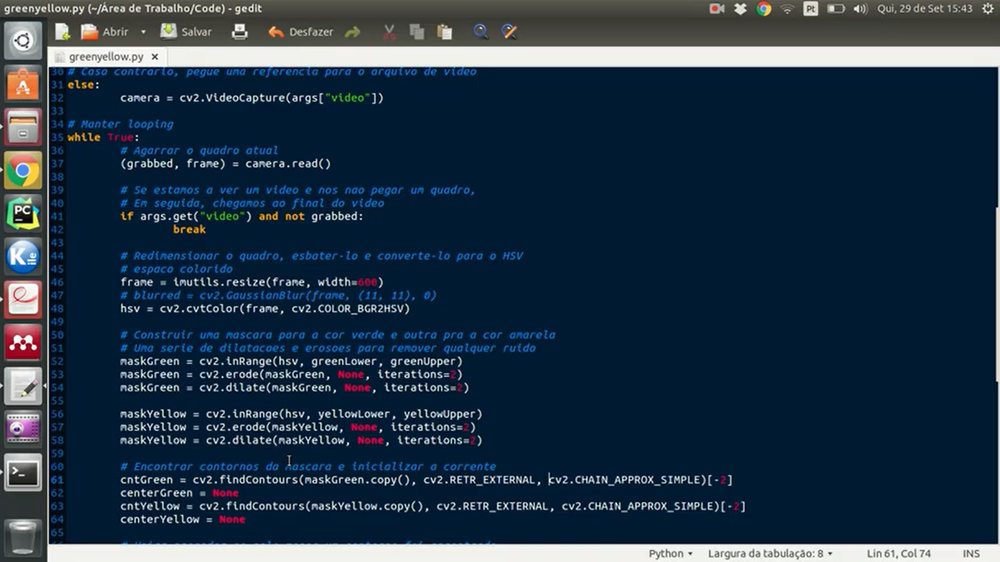
#> input picture IMAGEMCODIGO.png, 1000 x 562 px, shrunk from 1920 x 1080 before the run
$ python colorDetectionV2.py
#> lines starting #> are read from the running program, lines starting #| are printed output that depends on the picture; after the words box and inside, x2 and y2 are one past the last pixel; in counts of white or black regions, pixels touching at a corner belong together
import os
import numpy as np
import cv2

class Controle:

    def menu(self):
        txt = """
        ESCOLHA A COR A SER DETECTADA:
            1-Vermelho
            2-Verde
            3-Azul
            4-sair
        Digite a sua opção
        """
        opcao = int(input(txt))
        return opcao

#FUNÇÃO MAIN PEDE O NOME DA IMAGEM E CONVERTE PARA HSV

    def main(self):
        while True:  #Input e procura do nome da imagem (precisa estar na mesa pasta que o .py)
            img = input("Digite o nome da imagem com a extensao EX: img.ext : ")
#> the answer given: IMAGEMCODIGO.png
            file = os.path.realpath(img)

            global imagem #variável GLOBAL
            imagem = cv2.imread(img)#Lê A imagem
#> imagem is the input picture: shape (562, 1000, 3); mean B, G, R 72, 53.7, 33.4

            #Converte de BGR para HSV
            try:
                global hsv #variável GLOBAL
                hsv = cv2.cvtColor(imagem,cv2.COLOR_BGR2HSV) #Conversão BGR para HSV
#> hsv: shape (562, 1000, 3); mean H, S, V 92.7, 200.7, 74.5
                break
            except:
                print("Imagem nao encontrada")


#////////////////MENU/////////////////////

        #Menu de escolha de cor pra achar
        opcoes = {1:self.opcao1, 2:self.opcao2, 3:self.opcao3}
        while True:
            opcao = self.menu()
            if opcao in opcoes:
                opcoes[opcao]()
                break
            else:
                if opcao == 4:
                    break
                else:
                    print("Opção inválida")
#> this loop made 1 pass; the answer given on pass 1: 1
#> pass 1, in maskRes, `mask = cv2.inRange(hsv, ulCor, ulCor1)`:
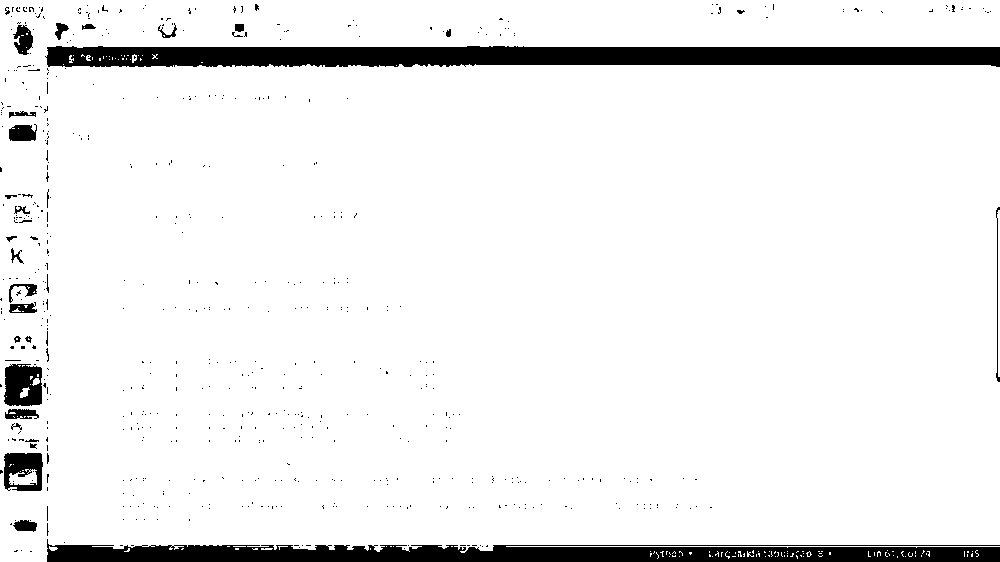
#> mask: shape (562, 1000); 93.1% white; 598 black regions (564 under 20 px), largest, box (x1, y1, x2, y2) and area: (45, 46, 1000, 67) 17517, (47, 539, 1000, 562) 14534, (4, 364, 42, 406) 1332
#> pass 1, in maskRes, `res = cv2.bitwise_and(imagem,imagem, mask=mask)`:
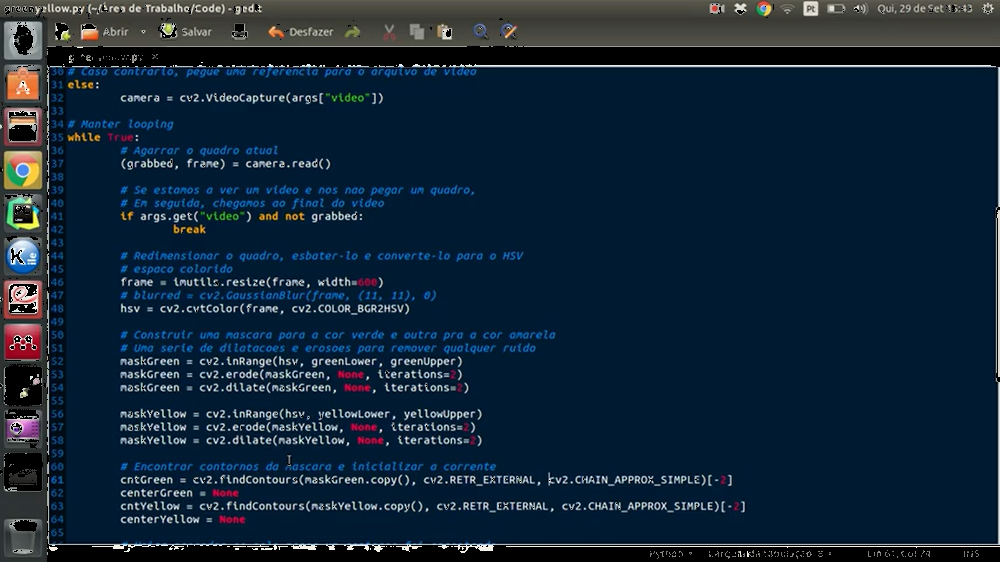
#> res: shape (562, 1000, 3); mean B, G, R 56.6, 38.1, 17.8
#> pass 1, in maskRes, `res1 = cv2.bitwise_and(imagem,imagem, mask=mask_inv)`:
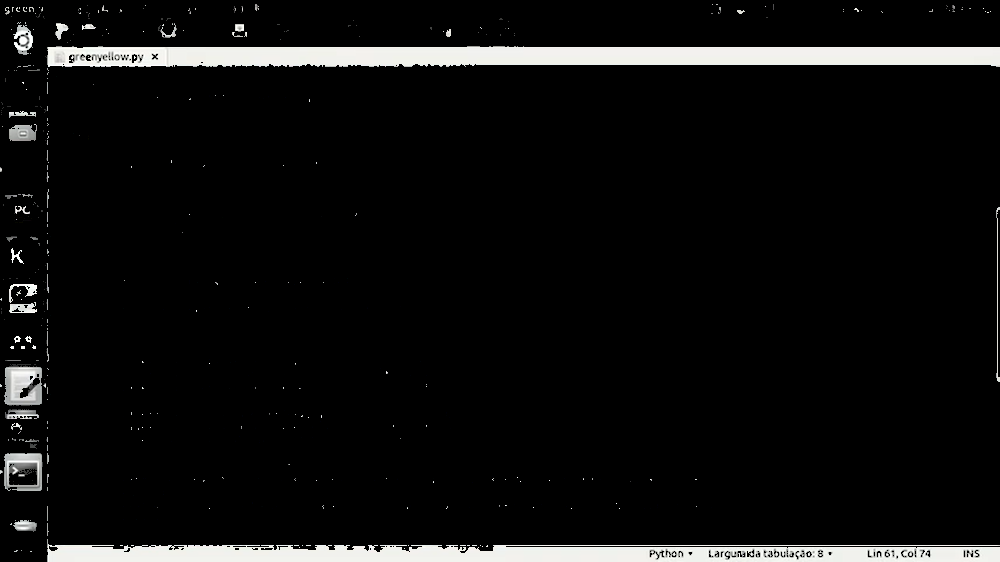
#> res1: shape (562, 1000, 3); mean B, G, R 15.4, 15.7, 15.6


#////////////////DETECÇÃO DE CORES E GERAÇÃO DO RESULTADO/////////////////////

    def opcao1(self):  #Detecta VERMELHO
        cor=1
        ulCor.maskRes(ulCor.rColor(0,10,10),ulCor1.rColor(200,255,255))

    def opcao2(self): #Detecta VERDE
        ulCor.maskRes(ulCor.rColor(20,20,20),ulCor1.rColor(80,255,255))

    def opcao3(self): #Detecta AZUL
        ulCor.maskRes(ulCor.rColor(75,100,100),ulCor1.rColor(150,255,255))


#Classe que trata o processamento da máscara e o resultado
class ulColor(object):

    #Range de detecão de Cor
    def rColor(self, h, s, v):
        self.rangeUL=np.array([h,s,v],np.uint8)
        return self.rangeUL

    #Gera a mascara, pede 2 instancias da classe para usar método acima
    def maskRes(self, ulCor, ulCor1):

        #GERA MASCARA
        mask = cv2.inRange(hsv, ulCor, ulCor1)
        mask = cv2.GaussianBlur(mask, (1, 1), 0)
        res = cv2.bitwise_and(imagem,imagem, mask=mask)

        #GERA MASCARA INVERTIDA
        mask_inv = cv2.bitwise_not(mask)
        res1 = cv2.bitwise_and(imagem,imagem, mask=mask_inv)

        zeros = np.zeros(res.shape[:2], dtype = "uint8")
        test = cv2.bitwise_not(mask)

        #Divisão da area selecionada em canais RGB
        (canalAzul, canalVerde, canalVermelho) = cv2.split(res)

        #JUNTA O RGB E MUDA A COR - VARIA DE 0 A 255
        res = cv2.merge([canalAzul*0, canalVerde*0, canalVermelho*1])
        #Com a imagem do dado olhe esse parâmetro:
        #res = cv2.merge([canalAzul*0, canalVerde*255, canalVermelho*0])

        #Junta A mascara Invertida e a area REcolorida
        test = cv2.add(res,res1)
        #test = cv2.add(res,imagem)

        temp = np.vstack([
            np.hstack([imagem, res]),
            np.hstack([res1, test]),
            ])

        #temp1 = np.vstack([np.hstack([mask, mask_inv]),])

        cv2.imshow("RES", temp)
        #cv2.imshow("MN", temp1)

        cv2.waitKey(0)
        cv2.destroyAllWindows


#Instâncias
ulCor = ulColor()
ulCor1 = ulColor()
controle = Controle()
controle.main()
